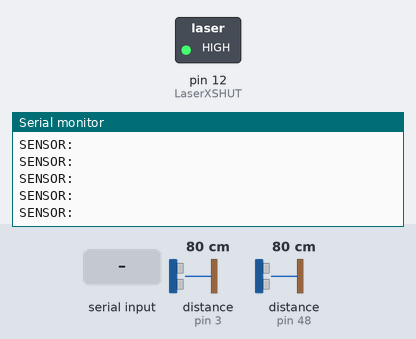
A sketch run on a simulated Arduino Uno, built with avr-gcc and run on an emulated ATmega328P. Shown: switched loads named in the sketch (green lamp = pin HIGH), the last lines printed to the serial monitor. The inputs (shaded band) are chosen by the test bench; at power-on: distance to the obstacle (sensors on pin 3, pin 48) 80 cm. The echo pulse lasts 58.3 µs per cm; pins used as bus, display or sensor lines are not drawn.

Above: at 1.2 s.
1.3 s: "1" received over Serial
At 1.55 s:
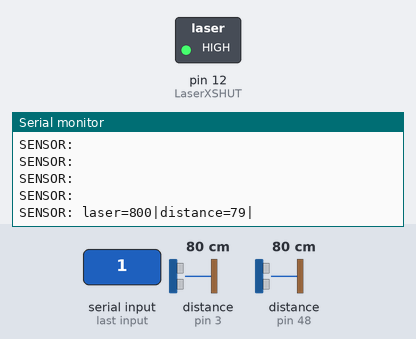
3.4 s: distance to the obstacle (sensor on pin 3) set to 2 cm
At 3.41 s:
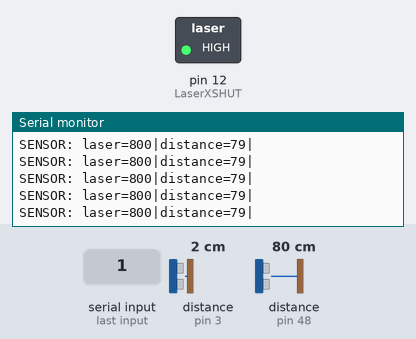
6.4 s: distance to the obstacle (sensor on pin 48) set to 250 cm
At 6.7 s:
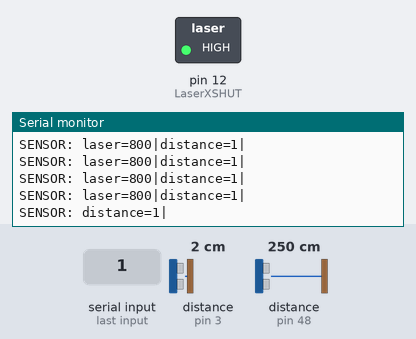
8.5 s: distance to the obstacle (sensor on pin 3) set to 4 cm
At 8.5 s:
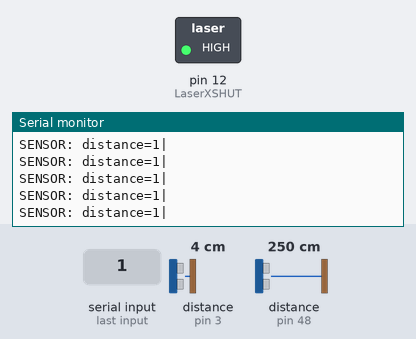

The sketch:

laser_n_distance.ino
```cpp
#include <Wire.h>
#include "Adafruit_VL53L0X.h"

// Distance sensor config
#define ProximityTriggerPin 2
#define ProximityEchoPin 3
int distanceVal;
int distancePrevVal;

// Laser sensor config
Adafruit_VL53L0X laser = Adafruit_VL53L0X();
VL53L0X_RangingMeasurementData_t measure;
#define LaserXSHUT 12
#define LOX1_ADDRESS 0x30
int laserVal;
int laserPrevVal;

// Sync and communication variables

int incomingByte = 0;
bool sync = false;
String msg;

void setLaserID() {
  // This function prepares the Laser
  // reset
  digitalWrite(LaserXSHUT, LOW);
  delay(10);
  // unreset
  digitalWrite(LaserXSHUT, HIGH);
  delay(10);

  // activating Laser
  digitalWrite(LaserXSHUT, HIGH);

  // initing Laser
  if(!laser.begin(LOX1_ADDRESS)) {
    Serial.println(F("Failed to boot first VL53L0X"));
    while(1);
  }
}

// Main setup function

void setup() {

  Serial.begin(9600);
  Wire.begin();

  // wait until serial port opens for native USB devices
  while (! Serial) { delay(1); }

  pinMode(ProximityTriggerPin, OUTPUT);
  pinMode(ProximityEchoPin, INPUT);
  pinMode(LaserXSHUT, OUTPUT);

  Serial.println(F("Laser Shutdown pin inited..."));

  digitalWrite(LaserXSHUT, LOW);

  Serial.println(F("Laser in reset mode...(pin is low)"));

  Serial.println(F("Starting Laser..."));
  setLaserID();
}

// Functions to get values

String getDistance(String msg) {
  digitalWrite(ProximityTriggerPin, LOW); // Reset triggerPin
  delayMicroseconds(2);
  digitalWrite(ProximityTriggerPin, HIGH); // Sets triggerPin on HIGH state for 10 microsecs
  delayMicroseconds(10);
  digitalWrite(ProximityTriggerPin, LOW);
  long duration = pulseIn(ProximityEchoPin, HIGH);
  distanceVal = duration*0.034/2;
  // This one is here because sensor throws 1000+ value when too close
  //if ((distanceVal - distancePrevVal) > 500 ) {
  //  distanceVal = 0;
  //}

  distancePrevVal = distanceVal;
  msg.concat("distance=");
  msg.concat(distanceVal);
  msg.concat("|");

  return msg;
}

String getLaser(String msg) {
  laser.rangingTest(&measure, false); // pass in 'true' to get debug data printout!

  if (measure.RangeStatus != 4) {  // phase failures have incorrect data
    laserVal = measure.RangeMilliMeter;

    laserPrevVal = laserVal;
    msg.concat("laser=");
    msg.concat(laserVal);
    msg.concat("|");
  }

  return msg;
}

// Main Loop

void loop() {

  msg = "SENSOR: ";

  if (Serial.available() > 0) {
    // read the incoming byte to sync:
    incomingByte = Serial.read();
    sync = true;
  }

  delay(30);
  if (sync == true) {
    // LASER SENSOR
    msg = getLaser(msg);  // not working, why?
    // DISTANCE SENSOR
    msg = getDistance(msg);
  }
  Serial.println(msg);
  delay(100);
}
```

Measured:
- after the input at 1.3 s, the serial monitor: prints a new line after 0.11 s (image 1)
- after the input at 6.4 s, the serial monitor: prints a new line after 0.16 s (image 3)
